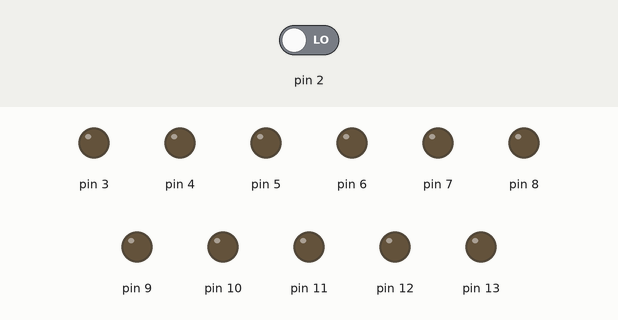
A sketch run on a simulated Arduino Uno, built with avr-gcc and run on an emulated ATmega328P. On the bench: output pins drawn as LEDs (lit = HIGH). The inputs (shaded band) are chosen by the test bench; at power-on: pin 2 LOW.

Above: at 1.2 s.
1.3 s: pin 2 driven HIGH
At 2.3 s:
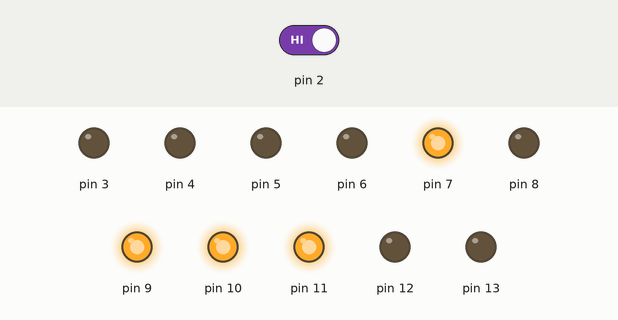
At 36.8 s:
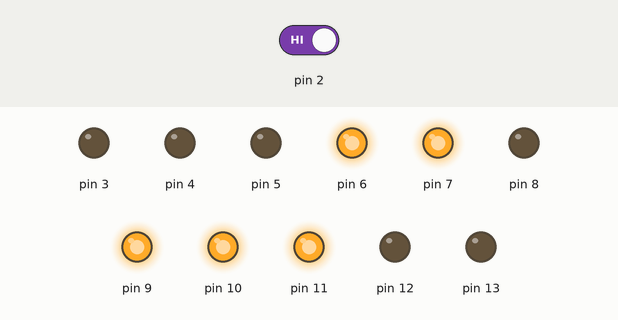
Timing chart, 0 to 54.0 s (numbered marks = the images above; inputs shaded):
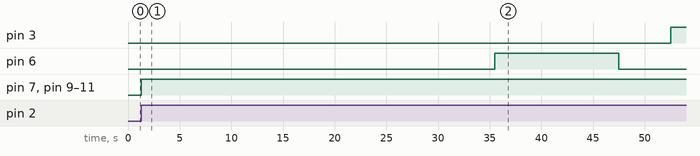

The sketch:

raiden.ino
```cpp
// C++ code
//
#include<Adafruit_NeoPixel.h>
#define ledn 8
#define pin 1
Adafruit_NeoPixel p=Adafruit_NeoPixel(ledn,pin,NEO_GRB+NEO_KHZ800);
void smileinit()
{
  uint32_t red=p.Color(0,0,255);
  for (int i = 0; i < 8; i=i+2)
  {
  p.setPixelColor(i,red);
  p.setPixelColor(i+1,red);
    p.show();
    delay(50);
  }}
void smclr()
{
  p.clear();
  p.show();
}
void state(int a=0,int b=0,int c=0,int d=0,int e=0,int f=0,int g=0,int h=0,int i=0)
{
 if(a==0)
 {
  digitalWrite(13, LOW);
 }
 else
  {
  digitalWrite(13, HIGH);
  }
 if(b==0)
 {
  digitalWrite(12, LOW);
 }
 else
  {
  digitalWrite(12, HIGH);
  }
if(c==0)
 {
  digitalWrite(11, LOW);
 }
 else
  {
  digitalWrite(11, HIGH);
  }
 if(d==0)
 {
  digitalWrite(10, LOW);
 }
 else
  {
  digitalWrite(10, HIGH);
  }
  if(e==0)
 {
  digitalWrite(9, LOW);
 }
 else
  {
  digitalWrite(9, HIGH);
  }
 if(f==0)
 {
  digitalWrite(8, LOW);
 }
 else
  {
  digitalWrite(8, HIGH);
  }
if(g==0)
 {
  digitalWrite(7, LOW);
 }
 else
  {
  digitalWrite(7, HIGH);
  }
 if(h==0)
 {
  digitalWrite(6, LOW);
 }
 else
  {
  digitalWrite(6, HIGH);
  }
   if(i==0)
 {
  digitalWrite(3, LOW);
 }
 else
  {
  digitalWrite(3, HIGH);
  }

}
int buttonState = 0;
void setup()
{
  pinMode(2, INPUT);
  pinMode(6, OUTPUT);
  pinMode(13, OUTPUT);
  pinMode(12, OUTPUT);
  pinMode(11, OUTPUT);
  pinMode(10, OUTPUT);
  pinMode(9, OUTPUT);
  pinMode(8, OUTPUT);
  pinMode(7, OUTPUT);
  pinMode(5, OUTPUT);
  pinMode(4, OUTPUT);
  pinMode(3, OUTPUT);
}

 void loop()
{
   buttonState = digitalRead(2);
  if (buttonState == HIGH) {

  state(0,0,1,1,1,0,1,0,0);//plainclothes
    delay(34000);
    smileinit();//loader on electro starts to pre electro in sky

  state(0,0,1,1,1,0,1,1,0);//electro on
    delay(12000);
    smclr();//loader off
state(0,0,1,1,1,0,1,0,0);//electro off
    delay(5000);
state(0,0,1,1,1,0,1,0,1);//gs on
    delay(8000);
      //smile();//write this tejas
state(0,0,1,1,1,0,1,1,1);//electro on
    delay(5000);//2nd electo time
    smclr();//loader off
state(0,0,1,1,1,0,1,0,1);//electro off
    delay(5000);
state(1,0,0,1,1,0,1,0,1);//h1 cut
    delay(3000);
state(1,1,0,0,1,0,1,0,1);//h2 cut
    delay(10000);
state(1,1,0,0,1,1,1,0,1);//groove on
    delay(8000);
state(1,1,0,0,1,1,0,0,1);//head off
delay(15000);
state();//everything off
   }
}
```

Measured:
- after the input at 1.3 s, pin 3: LOW → HIGH after 51.2 s; pin 6: LOW → HIGH after 34.2 s, → LOW 12.0 s later; pin 7, pin 9–11: LOW → HIGH at once
